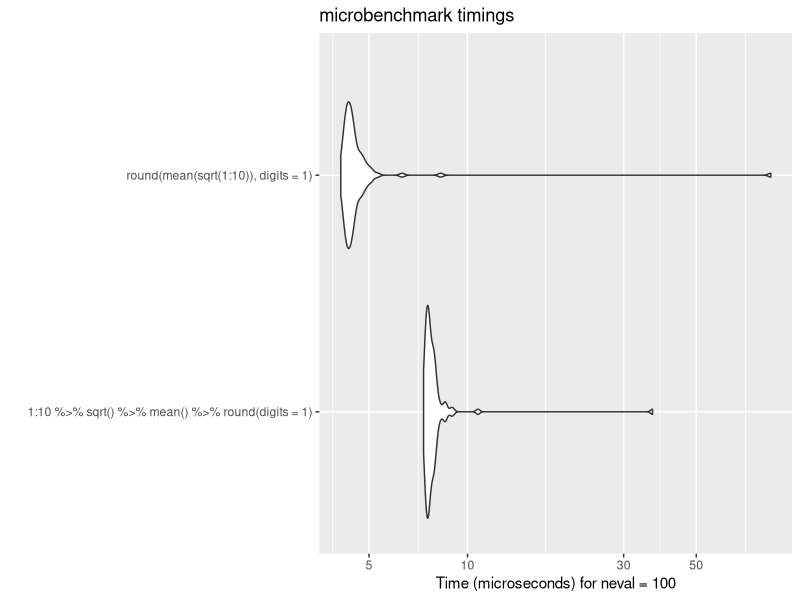

The R source for this figure: (Note: this script raises an error after producing the figure.)
## ---- chunk 1
knitr::opts_chunk$set(echo = TRUE)
## ---- chunk 2
library(dplyr)
library(tidyr)
library(ggplot2)
## ---- chunk 3
1:10 %>% sqrt() %>% mean() %>% round(digits=1) 
## ---- chunk 4
round(mean(sqrt(1:10)),digits=1) 
## ---- chunk 5
fun <- function(a=1, b=10){c(max(a), min(b))}
a <- 1:10
a %>% fun(a^2)
## ---- chunk 6
library(microbenchmark)
bm <- microbenchmark(1:10 %>% sqrt() %>% mean() %>% round(digits=1), round(mean(sqrt(1:10)),digits=1) )
ggplot2::autoplot(bm)
## ---- chunk 7
fun <- function(x, cyl=1){
x %>% transform(new = mpg^cyl) %>% select(mpg, new)
}
## ---- chunk 8
df <- data.frame(mpg=runif(10, 10, 30))
fun(df, cyl=0.5)
## ---- chunk 9
fun(mtcars[1:5,], cyl=0.5)
## ---- chunk 10
head(mtcars)
## ---- chunk 11
mtcars %>% select(mpg)
## ---- chunk 12
mtcars %>% select(-mpg, -qsec, -gear, -cyl)
## ---- chunk 13
mtcars %>% select(disp:qsec)
## ---- chunk 14
mtcars %>% select(!disp:qsec)
## ---- chunk 15
df %>% select(where(is.numeric))
## ---- chunk 16
mtcars %>% filter(cyl==4)
## ---- chunk 17
mtcars %>% filter(cyl==4, hp>90)
## ---- chunk 18
df %>% 
  summarize(mean.wt=mean(wt) %>% round(digits=2))
## ---- chunk 19
round(mean(df$wt), digits=2)
## ---- chunk 20
df %>% 
  summarize(mean.wt=mean(c(mpg, hp)) %>% round(digits=2))
## ---- chunk 21
round(mean(c(df$mpg, df$hp)), digits=2)
## ---- chunk 22
df %>% 
  summarize(mean.wt=mean(mpg:hp) %>% round(digits=2))
## ---- chunk 23
round(mean(df[1,1]:df[1,3]), digits=2)
## ---- chunk 24
df %>% summarize_at(vars(mpg:hp), mean)
## ---- chunk 25
df %>% 
  select(mpg:hp) %>% 
  summarize_all(mean)
## ---- chunk 26
apply(df[,1:3],2,mean)
## ---- chunk 27
df %>% 
  filter(cyl==4) %>% 
  select(mpg:hp) %>% 
  summarize_all(mean)
## ---- chunk 28
df2 <- data.frame(id=paste0(rep("s",8),1:2),
                  pop=paste0(rep("r",8),rep(1:2,each=4)),
                  Week1=rnorm(8), Week2=rnorm(8), Week3=rnorm(8), Week4=rnorm(8))
head(df2)
## ---- chunk 29
df2 %>% group_by(pop) %>% summarize(mean=mean(c(Week1,Week2)))
## ---- chunk 30
mean(c(df2$Week1[df2$pop=="r1"], df2$Week2[df2$pop=="r1"]))
mean(c(df2$Week1[df2$pop=="r2"], df2$Week2[df2$pop=="r2"]))
## ---- chunk 31
df2 %>% 
  group_by(pop, id) %>% 
  summarize(mean=mean(c(Week1,Week2)))
## ---- chunk 32
df2 %>% 
  group_by(pop, id) %>%
  summarize(mean=mean(c(Week1, Week2, Week3, Week4)))
## ---- chunk 33
df2 %>% 
  mutate(
    mean=mean(c_across(Week1:Week4))
    )
## ---- chunk 34
df %>% group_by(carb) %>% 
  select(mpg:hp) %>% 
  summarize_all(mean)
## ---- chunk 35
df %>% group_by(carb) %>% 
  select(where(is.numeric)) %>% 
  summarize_all(mean)
## ---- chunk 36
df %>% 
  mutate(max.wt.hp=max(wt,hp)) %>%
  group_by(carb, name) %>% 
  summarize(max.wt.hp2=round(max.wt.hp, digits=2))
## ---- chunk 37
df %>% mutate(wt.hp = (wt+hp)/2, sum=mean(c(wt,hp)))
## ---- chunk 38
df$i <- as.factor(1:nrow(df))
df %>% group_by(i) %>% mutate(wt.hp = (wt+hp)/2, sum=mean(c(wt,hp)))
## ---- chunk 39
fun <- function(x,y){fit <- lm(y~x); coef(fit)[1]}
df %>% group_by(carb) %>% mutate(lmm=fun(mpg,hp))
## ---- chunk 40
fun <- function(x,y){fit <- lm(y~x); coef(fit)[1]}
df %>% group_by(carb) %>% summarize(lmm=fun(mpg,hp))
## ---- chunk 41
fun <- function(x,y){fit <- lm(y~x); coef(fit)}
df %>% group_by(carb) %>% summarize(lmm=fun(mpg,hp))
## ---- chunk 42
df %>% group_by(carb) %>% summarize(lmm=lm(mpg~hp) %>% coef()[1])
## ---- chunk 43
df <- subset(mtcars, select=c(mpg, wt, hp, carb))
df$model <- rownames(mtcars)
head(df)
## ---- chunk 44
fit <- lm(mpg ~ wt + hp, data=df)
summary(fit)
## ---- chunk 45
plot(df$mpg, col="red", ylim=c(0,200))
points(df$wt, col="green")
points(df$hp, col="blue")
## ---- chunk 46
plot(df$carb, df$mpg, col="red", ylim=c(0,200))
points(df$carb, df$wt, col="green")
points(df$carb, df$hp, col="blue")
## ---- chunk 47
df.long <- data.frame()
a <- data.frame(model=df$model, val=df$mpg, name="mpg", carb=df$carb)
df.long <- rbind(df.long, a)
a <- data.frame(model=df$model, val=df$wt, name="wt", carb=df$carb)
df.long <- rbind(df.long, a)
a <- data.frame(model=df$model, val=df$hp, name="hp", carb=df$carb)
df.long <- rbind(df.long, a)
df.long
## ---- chunk 48
ggplot(df.long, aes(x=model, y=val, col=name)) + geom_point()
## ---- chunk 49
ggplot(df.long, aes(x=model, y=val, col=name)) + geom_point() +
  facet_wrap(~name)
## ---- chunk 50
df.long2 <- 
  pivot_longer(
    df,
    cols = c("mpg", "wt", "hp"),
    names_to = "name",
    values_to = "val"
  )
## ---- chunk 51
df.long2
## ---- chunk 52
ggplot(df.long, aes(x=model, y=val, col=name)) + geom_point() +
  facet_wrap(~name)
## ---- chunk 53
df.long$name <- factor(df.long$name, levels=c("mpg", "wt", "hp"))
ggplot(df.long, aes(x=model, y=val, col=name)) + geom_point() +
  facet_wrap(~name) +
  theme(axis.text.x=element_blank())
## ---- chunk 54
pivot_wider( 
    df.long,
    names_from = "name", 
    values_from = "val"
  )
## ---- chunk 55
df.long %>%
  pivot_wider( 
    names_from = "name", 
    values_from = "val"
  )
